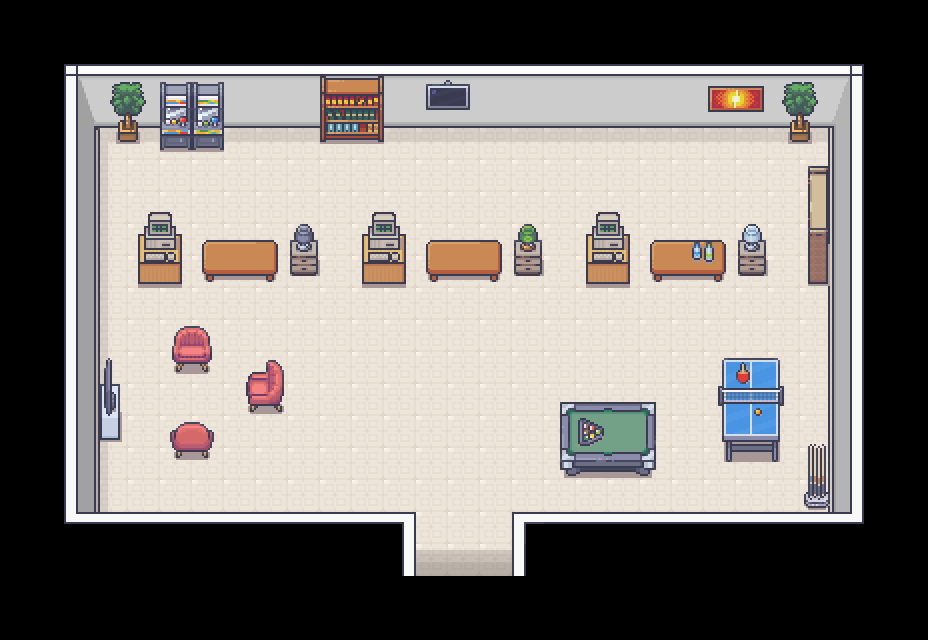

Below is a game level as drawn by its tile map, then a one-line description and the .tmx that defines it (tile-layer data replaced by summaries):
An orthogonal 29x20 tile map with 32x32 px tiles, 8 tile layers (Piso, Paredes, Tapete, Moveis, ...), 4 tilesets and 25 objects (3x gabinete, 3x sofa, 2x planta, mesa_tenis, mesa_stand_c, ...).

<map version="1.10" tiledversion="1.10.2" orientation="orthogonal" renderorder="right-down" width="29" height="20" tilewidth="32" tileheight="32" infinite="0" nextlayerid="13" nextobjectid="51">
 <tileset firstgid="1" source="tileset_paredes.tsx" />
 <tileset firstgid="8285" source="tileset_generic.tsx" />
 <tileset firstgid="9533" source="tileset_estoque.tsx" />
 <tileset firstgid="10333" source="tileset_bibilioteca.tsx" />
 <layer id="1" name="Piso" width="29" height="20">
  <data>[580 cells, 358 non-empty, 3 distinct tile ids]</data>
 </layer>
 <layer id="2" name="Paredes" width="29" height="20">
  <data>[580 cells, 132 non-empty, 19 distinct tile ids]</data>
 </layer>
 <layer id="3" name="Tapete" width="29" height="20">
  <data>[580 cells, 27 non-empty, 4 distinct tile ids]</data>
 </layer>
 <layer id="4" name="Moveis" width="29" height="20">
  <data>[580 cells, 119 non-empty, 85 distinct tile ids]</data>
 </layer>
 <objectgroup id="8" name="ObjetosColisores">
  <object id="11" name="mesa_tenis" x="722.375" y="362.25" width="56.375" height="58" />
  <object id="12" name="mesa_stand_c" x="649.75" y="240.5" width="75.75" height="14.25" />
  <object id="14" name="mesa_stand_b" x="426.5" y="241" width="75" height="12.25" />
  <object id="15" name="mesa_stand_a" x="202.5" y="240.5" width="75" height="12.875" />
  <object id="16" name="mesa_sinuca" x="565.454" y="409" width="85.5227" height="31.7159" />
  <object id="17" name="tacos_sinuca" x="804.75" y="491.25" width="25" height="15.75" />
  <object id="18" name="estante_1" x="808.125" y="196.625" width="21.5" height="58.2917" />
  <object id="20" name="estante_2" x="320.25" y="76.25" width="63.25" height="34.7045" />
  <object id="21" name="fliperama" x="160.25" y="83" width="62.75" height="26.125" />
  <object id="23" name="computador_1" x="137.75" y="234.75" width="44" height="16.25" />
  <object id="24" name="gabinete" x="290" y="240.75" width="27.25" height="16.9091" />
  <object id="25" name="computador_2" x="362" y="234.5" width="43.5" height="18.7841" />
  <object id="26" name="gabinete" x="514.25" y="241.25" width="27" height="12.375" />
  <object id="27" name="computador_3" x="586" y="234.75" width="43.25" height="17.5" />
  <object id="28" name="gabinete" x="738.5" y="240.5" width="27" height="13.875" />
  <object id="29" name="sofa" x="172.75" y="345.875" width="38.25" height="10.1875" />
  <object id="30" name="tv" x="99.25" y="385.75" width="19.5" height="31.125" />
  <object id="31" name="sofa" x="247.75" y="379" width="34.75" height="10.25" />
  <object id="33" name="sofa" x="171" y="431" width="41.25" height="8.52273" />
  <object id="49" name="planta" x="118.727" y="121.545" width="18.3636" height="10.9091" />
  <object id="50" name="planta" x="790.727" y="121" width="18.2727" height="11.1818" />
 </objectgroup>
 <objectgroup id="9" name="Personagens">
  <object id="40" name="player_spawn" x="463.75" y="485.75">
   <point />
  </object>
  <object id="41" name="npc_a" x="238.75" y="231.25">
   <point />
  </object>
  <object id="42" name="npc_b" x="463.25" y="231.5">
   <point />
  </object>
  <object id="43" name="npc_c" x="686.5" y="230.25">
   <point />
  </object>
 </objectgroup>
 <layer id="12" name="ParedesSombra" width="29" height="20">
  <data>[580 cells, 22 non-empty, 5 distinct tile ids]</data>
 </layer>
 <layer id="11" name="MoveisSombra" width="29" height="20">
  <data>[580 cells, 34 non-empty, 20 distinct tile ids]</data>
 </layer>
 <layer id="5" name="AcimaMoveis" width="29" height="20">
  <data>[580 cells, 14 non-empty, 14 distinct tile ids]</data>
 </layer>
 <layer id="6" name="BlocosColisores" width="29" height="20" opacity="0" offsetx="138" offsety="100">
  <properties>
   <property name="solid" type="bool" value="true" />
  </properties>
  <data>[580 cells, 74 non-empty, 2 distinct tile ids]</data>
 </layer>
</map>
